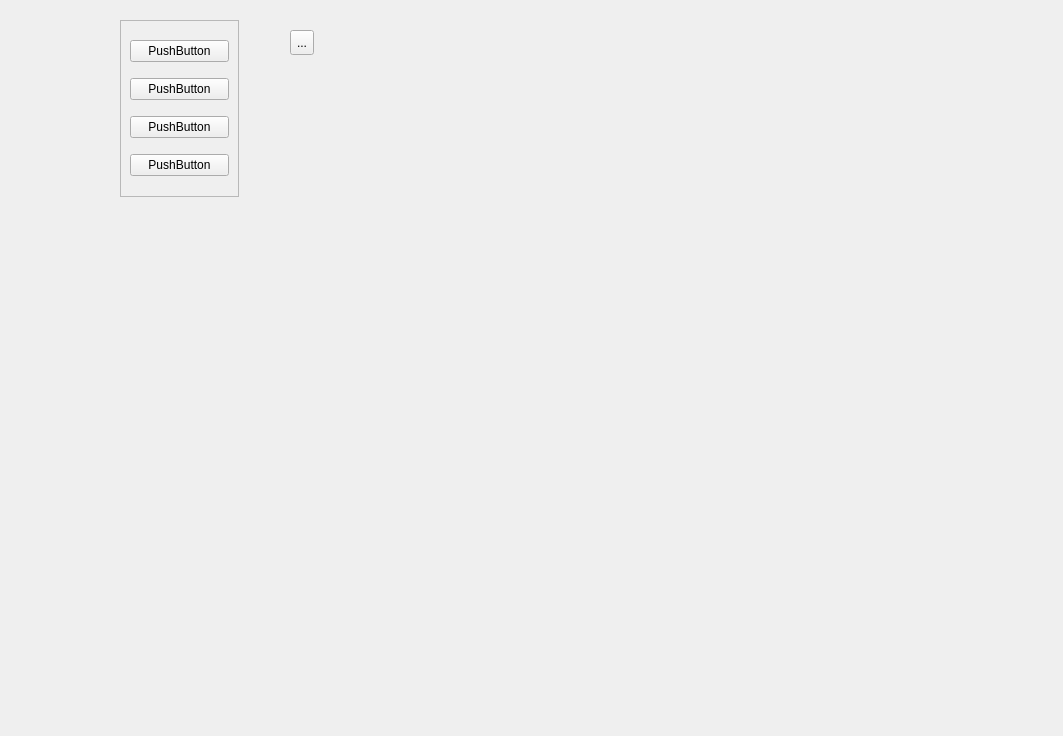
<?xml version="1.0" encoding="UTF-8"?>
<ui version="4.0">
 <class>usuarios</class>
 <widget class="QWidget" name="usuarios">
  <property name="geometry">
   <rect>
    <x>0</x>
    <y>0</y>
    <width>1063</width>
    <height>736</height>
   </rect>
  </property>
  <property name="windowTitle">
   <string>Form</string>
  </property>
  <widget class="QFrame" name="frame">
   <property name="geometry">
    <rect>
     <x>120</x>
     <y>20</y>
     <width>119</width>
     <height>177</height>
    </rect>
   </property>
   <property name="frameShape">
    <enum>QFrame::StyledPanel</enum>
   </property>
   <property name="frameShadow">
    <enum>QFrame::Raised</enum>
   </property>
   <layout class="QVBoxLayout" name="verticalLayout">
    <item>
     <widget class="QPushButton" name="pushButton">
      <property name="text">
       <string>PushButton</string>
      </property>
     </widget>
    </item>
    <item>
     <widget class="QPushButton" name="pushButton_2">
      <property name="text">
       <string>PushButton</string>
      </property>
     </widget>
    </item>
    <item>
     <widget class="QPushButton" name="pushButton_3">
      <property name="text">
       <string>PushButton</string>
      </property>
     </widget>
    </item>
    <item>
     <widget class="QPushButton" name="pushButton_4">
      <property name="text">
       <string>PushButton</string>
      </property>
     </widget>
    </item>
   </layout>
  </widget>
  <widget class="QToolButton" name="toolButton">
   <property name="geometry">
    <rect>
     <x>290</x>
     <y>30</y>
     <width>24</width>
     <height>25</height>
    </rect>
   </property>
   <property name="text">
    <string>...</string>
   </property>
  </widget>
  <action name="actionDisco">
   <property name="icon">
    <iconset>
     <normaloff>beiro55.png</normaloff>beiro55.png</iconset>
   </property>
   <property name="text">
    <string>disco</string>
   </property>
  </action>
 </widget>
 <resources/>
 <connections/>
</ui>
